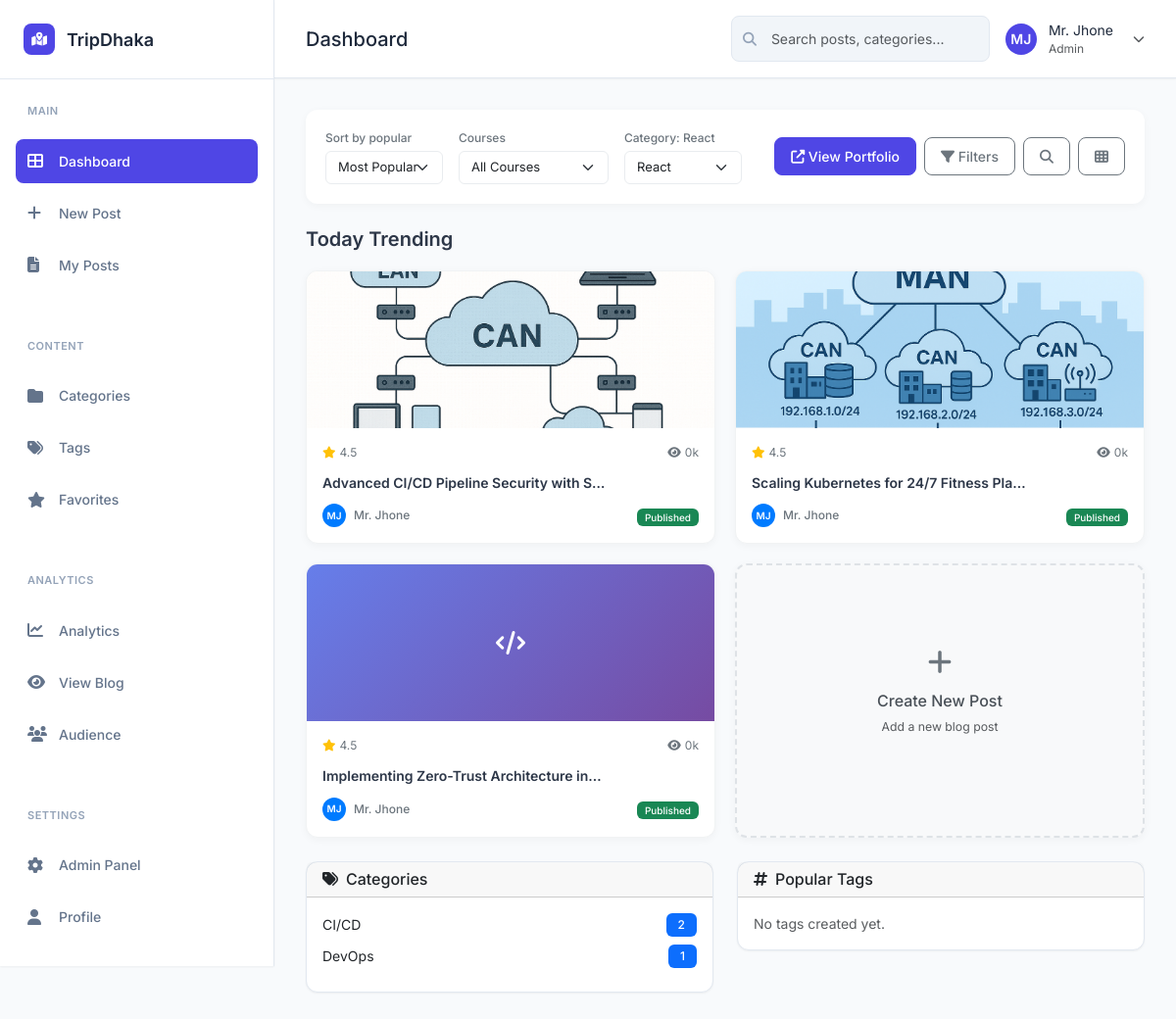
The app's page / (signed in), older data.
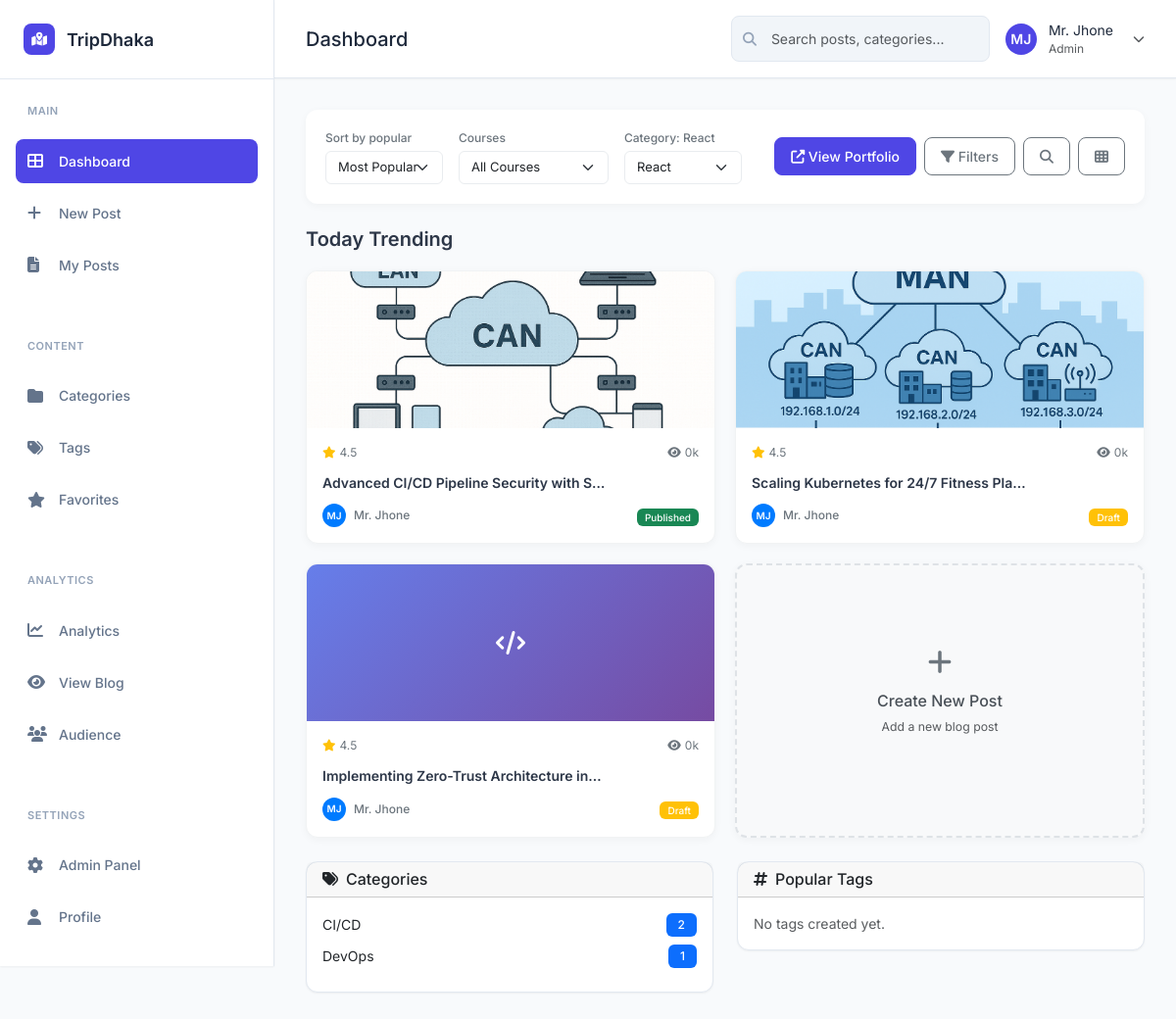
The same page, newer data.
### blog/models.py (models this page shows, shortened)
class Post(models.Model):
    STATUS_CHOICES = [
        ('draft', 'Draft'),
        ('published', 'Published'),
    ]
    title = models.CharField(max_length=200)
    slug = models.SlugField(max_length=200, unique=True, blank=True)
    author = models.ForeignKey(User, on_delete=models.CASCADE, related_name='blog_posts')
    category = models.ForeignKey(Category, on_delete=models.SET_NULL, null=True, blank=True, related_name='posts')
    tags = models.ManyToManyField(Tag, blank=True, related_name='posts')
    excerpt = models.TextField(max_length=300, blank=True, help_text='Brief description of the post')
    content = models.TextField()
    featured_image = models.ImageField(upload_to='blog_images/', blank=True, null=True)
    status = models.CharField(max_length=10, choices=STATUS_CHOICES, default='draft')
    created_at = models.DateTimeField(auto_now_add=True)
    updated_at = models.DateTimeField(auto_now=True)
    published_at = models.DateTimeField(null=True, blank=True)
    views = models.PositiveIntegerField(default=0)
    class Meta:
        ordering = ['-created_at']
        indexes = [
            models.Index(fields=['-created_at']),
            models.Index(fields=['status']),
            models.Index(fields=['slug']),
        ]

class Category(models.Model):
    name = models.CharField(max_length=100, unique=True)
    slug = models.SlugField(max_length=100, unique=True, blank=True)
    description = models.TextField(blank=True)
    created_at = models.DateTimeField(auto_now_add=True)
    class Meta:
        verbose_name_plural = 'Categories'
        ordering = ['name']

### blog/views.py (the view)
# urls.py: path('', views.dashboard, name='dashboard'),
@login_required
def dashboard(request):
    posts = Post.objects.all().order_by('-created_at')[:10]
    categories = Category.objects.all()
    tags = Tag.objects.all()
    total_posts = Post.objects.count()
    published_posts = Post.objects.filter(status='published').count()
    draft_posts = Post.objects.filter(status='draft').count()
    context = {
        'posts': posts,
        'categories': categories,
        'tags': tags,
        'total_posts': total_posts,
        'published_posts': published_posts,
        'draft_posts': draft_posts,
    }
    return render(request, 'blog/dashboard.html', context)

### blog/templates/blog/dashboard.html (shortened to what this page needs)
{% extends 'blog/base.html' %}
{% block page_title %}Dashboard{% endblock %}
{% block content %}
<div class="filter-bar">
    <div class="d-flex justify-content-between align-items-center">
        <div class="d-flex align-items-center gap-3">
            <div class="filter-group">
                <label class="filter-label">Sort by popular</label>
                <select class="form-select form-select-sm">
                    <option>Most Popular</option>
                </select>
            </div>
            <div class="filter-group">
                <label class="filter-label">Courses</label>
                <select class="form-select form-select-sm">
                    <option>All Courses</option>
                </select>
            </div>
            <div class="filter-group">
                <label class="filter-label">Category: React</label>
                <select class="form-select form-select-sm">
                    <option>React</option>
                </select>
            </div>
        </div>
        <div class="d-flex align-items-center gap-2">
            <a href="{% url 'blog:portfolio' %}" target="_blank" class="btn btn-primary btn-sm">
                <i class="fas fa-external-link-alt"></i> View Portfolio
            </a>
            <button class="btn btn-outline-secondary btn-sm">
                <i class="fas fa-filter"></i> Filters
            </button>
            <button class="btn btn-outline-secondary btn-sm">
                <i class="fas fa-search"></i>
            </button>
            <button class="btn btn-outline-secondary btn-sm">
                <i class="fas fa-th"></i>
            </button>
        </div>
    </div>
</div>
<div class="section-header">
    <h4 class="section-title">Today Trending</h4>
</div>
<div class="posts-grid">
    {% if posts %}
        {% for post in posts %}
        <div class="post-card">
            <div class="post-thumbnail">
                {% if post.featured_image %}
                    <img src="{{ post.featured_image.url }}" alt="{{ post.title }}">
                {% else %}
                    <div class="placeholder-thumbnail">
                        <i class="fas fa-code"></i>
                    </div>
                {% endif %}
            </div>
            <div class="post-content">
                <div class="post-meta">
                    <div class="post-rating">
                        <i class="fas fa-star text-warning"></i>
                        <span>4.5</span>
                    </div>
                    <div class="post-views">
                        <i class="fas fa-eye"></i>
                        <span>{{ post.views|default:"0" }}k</span>
                    </div>
                </div>
                <h6 class="post-title">{{ post.title|truncatechars:40 }}</h6>
                <div class="post-footer">
                    <div class="post-author">
                        <div class="author-avatar">MJ</div>
                        <span class="author-name">Mr. Jhone</span>
                    </div>
                    <div class="post-status">
                        {% if post.status == 'published' %}
                            <span class="badge bg-success">Published</span>
                        {% else %}
                            <span class="badge bg-warning">Draft</span>
                        {% endif %}
                    </div>
                </div>
            </div>
        </div>
        {% endfor %}
        <div class="post-card add-post-card">
            <a href="{% url 'blog:create_post' %}" class="add-post-link">
                <div class="add-post-content">
                    <i class="fas fa-plus fa-2x mb-3"></i>
                    <h6>Create New Post</h6>
                    <p class="text-muted small">Add a new blog post</p>
                </div>
            </a>
        </div>
    {% endif %}
</div>
<div class="row mt-4">
    <div class="col-md-6">
        <div class="card">
            <div class="card-header">
                <h6 class="mb-0"><i class="fas fa-tags me-2"></i>Categories</h6>
            </div>
            <div class="card-body">
                {% if categories %}
                    {% for category in categories %}
                        <div class="d-flex justify-content-between align-items-center mb-2">
                            <span>{{ category.name }}</span>
                            <span class="badge bg-primary">{{ category.posts.count }}</span>
                        </div>
                    {% endfor %}
                {% else %}
                    <p class="text-muted mb-0">No categories created yet.</p>
                {% endif %}
            </div>
        </div>
    </div>
    <div class="col-md-6">
        <div class="card">
            <div class="card-header">
                <h6 class="mb-0"><i class="fas fa-hashtag me-2"></i>Popular Tags</h6>
            </div>
            <div class="card-body">
                {% if tags %}
                    {% for tag in tags|slice:":10" %}
                        <span class="badge bg-secondary me-2 mb-2">{{ tag.name }}</span>
                    {% endfor %}
                {% else %}
                    <p class="text-muted mb-0">No tags created yet.</p>
                {% endif %}
            </div>
        </div>
    </div>
</div>
{% endblock %}

### blog/templates/blog/base.html (shortened to what this page needs)
<!DOCTYPE html>
<html lang="en">
<head>
    <link href="https://cdn.jsdelivr.net/npm/bootstrap@5.3.0/dist/css/bootstrap.min.css" rel="stylesheet">
    <link href="https://cdnjs.cloudflare.com/ajax/libs/font-awesome/6.4.0/css/all.min.css" rel="stylesheet">
</head>
<body>
    <div class="sidebar">
        <div class="logo">
            <div class="logo-icon">
                <i class="fas fa-map-marked-alt text-white"></i>
            </div>
            <div class="logo-text">TripDhaka</div>
        </div>
        <div class="nav-section">
            <div class="nav-section-title">Main</div>
            <nav class="nav flex-column">
                <a class="nav-link {% if request.resolver_match.url_name == 'dashboard' %}active{% endif %}" href="{% url 'blog:dashboard' %}">
                    <i class="fas fa-th-large"></i>Dashboard
                </a>
                <a class="nav-link {% if request.resolver_match.url_name == 'create_post' %}active{% endif %}" href="{% url 'blog:create_post' %}">
                    <i class="fas fa-plus"></i>New Post
                </a>
                <a class="nav-link" href="#">
                    <i class="fas fa-file-alt"></i>My Posts
                </a>
            </nav>
        </div>
        <div class="nav-section">
            <div class="nav-section-title">Content</div>
            <nav class="nav flex-column">
                <a class="nav-link {% if request.resolver_match.url_name == 'categories' %}active{% endif %}" href="{% url 'blog:categories' %}">
                    <i class="fas fa-folder"></i>Categories
                </a>
                <a class="nav-link" href="#">
                    <i class="fas fa-tags"></i>Tags
                </a>
                <a class="nav-link" href="#">
                    <i class="fas fa-star"></i>Favorites
                </a>
            </nav>
        </div>
        <div class="nav-section">
            <div class="nav-section-title">Analytics</div>
            <nav class="nav flex-column">
                <a class="nav-link" href="#">
                    <i class="fas fa-chart-line"></i>Analytics
                </a>
                <a class="nav-link" href="{% url 'blog:blog_list' %}" target="_blank">
                    <i class="fas fa-eye"></i>View Blog
                </a>
                <a class="nav-link" href="#">
                    <i class="fas fa-users"></i>Audience
                </a>
            </nav>
        </div>
        <div class="nav-section">
            <div class="nav-section-title">Settings</div>
            <nav class="nav flex-column">
                <a class="nav-link" href="/admin/" target="_blank">
                    <i class="fas fa-cog"></i>Admin Panel
                </a>
                <a class="nav-link" href="#">
                    <i class="fas fa-user"></i>Profile
                </a>
            </nav>
        </div>
    </div>
    <div class="main-content">
        <div class="top-header">
            <div class="d-flex justify-content-between align-items-center">
                <div class="d-flex align-items-center">
                    <h5 class="mb-0 fw-600">{% block page_title %}Dashboard{% endblock %}</h5>
                </div>
                <div class="d-flex align-items-center gap-3">
                    <div class="search-box">
                        <i class="fas fa-search search-icon"></i>
                        <input type="text" class="form-control" placeholder="Search posts, categories...">
                    </div>
                    <div class="dropdown">
                        <div class="user-profile" data-bs-toggle="dropdown" aria-expanded="false" style="cursor: pointer;">
                            <div class="user-avatar">MJ</div>
                            <div class="d-none d-md-block">
                                <div class="fw-500" style="font-size: 14px;">Mr. Jhone</div>
                                <div class="text-muted" style="font-size: 12px;">Admin</div>
                            </div>
                            <i class="fas fa-chevron-down ms-2 text-muted" style="font-size: 12px;"></i>
                        </div>
                    </div>
                </div>
            </div>
        </div>
        <div class="content-area">
            {% block content %}
            {% endblock %}
        </div>
    </div>
</body>
</html>

Row changes from the older to the newer data that the page shows:
changed Post "Scaling Kubernetes for 24/7 Fitness Pla…": status "Published" → "Draft"
changed Post "Implementing Zero-Trust Architecture in…": status "Published" → "Draft"
